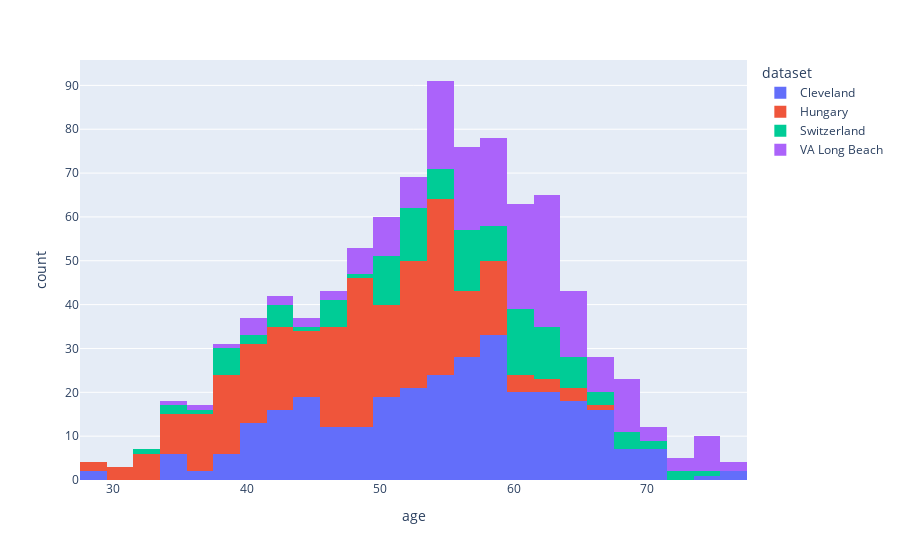

Notebook code for this chart:
### Code cell
#make a age culnm by plotly and colour it by dataset column

plt.figure(figsize=(8,5))
fig = px.histogram(df,x="age",color="dataset")
fig.show()

# print the mean, median and mode of age column grouped by dataset columnv
print("mean of dataset :",df.groupby("dataset")["age"].mean())
print('-----------------------------------------------')
print("median of dataset :",df.groupby("dataset")["age"].median())
print('-----------------------------------------------')
print("mode of dataset :",df.groupby("dataset")["age"].agg(pd.Series.mode))

### Figure 1 — Plotly figure (JSON) as saved in the notebook; plotly's stock layout.template omitted (floating-point values rounded to 4 significant figures; data arrays with more than 128 entries replaced by an {"elided": "..."} marker saying what was removed)
{"data": [{"alignmentgroup": "True", "bingroup": "x", "hovertemplate": "dataset=Cleveland<br>age=%{x}<br>count=%{y}<extra></extra>", "legendgroup": "Cleveland", "marker": {"color": "#636efa", "pattern": {"shape": ""}}, "name": "Cleveland", "offsetgroup": "Cleveland", "orientation": "v", "showlegend": true, "type": "histogram", "x": {"elided": "304 int values"}, "xaxis": "x", "yaxis": "y"}, {"alignmentgroup": "True", "bingroup": "x", "hovertemplate": "dataset=Hungary<br>age=%{x}<br>count=%{y}<extra></extra>", "legendgroup": "Hungary", "marker": {"color": "#EF553B", "pattern": {"shape": ""}}, "name": "Hungary", "offsetgroup": "Hungary", "orientation": "v", "showlegend": true, "type": "histogram", "x": {"elided": "293 int values"}, "xaxis": "x", "yaxis": "y"}, {"alignmentgroup": "True", "bingroup": "x", "hovertemplate": "dataset=Switzerland<br>age=%{x}<br>count=%{y}<extra></extra>", "legendgroup": "Switzerland", "marker": {"color": "#00cc96", "pattern": {"shape": ""}}, "name": "Switzerland", "offsetgroup": "Switzerland", "orientation": "v", "showlegend": true, "type": "histogram", "x": [32, 34, 35, 36, 38, 38, 38, 38, 38, 38, 40, 41, 42, 42, 43, 43, 43, 45, 46, 46, 47, 47, 47, 47, 48, 50, 50, 50, 50, 51, 51, 51, 51, 51, 51, 51, 52, 52, 52, 52, 53, 53, 53, 53, 53, 53, 53, 53, 54, 54, 54, 55, 55, 55, 55, 56, 56, 56, 56, 56, 56, 56, 56, 57, 57, 57, 57, 57, 57, 58, 58, 58, 59, 59, 59, 59, 59, 60, 60, 60, 60, 60, 60, 61, 61, 61, 61, 61, 61, 61, 61, 61, 62, 62, 62, 62, 62, 62, 62, 63, 63, 63, 63, 63, 64, 64, 64, 65, 65, 65, 65, 66, 66, 67, 68, 68, 69, 69, 70, 70, 72, 73, 74], "xaxis": "x", "yaxis": "y"}, {"alignmentgroup": "True", "bingroup": "x", "hovertemplate": "dataset=VA Long Beach<br>age=%{x}<br>count=%{y}<extra></extra>", "legendgroup": "VA Long Beach", "marker": {"color": "#ab63fa", "pattern": {"shape": ""}}, "name": "VA Long Beach", "offsetgroup": "VA Long Beach", "orientation": "v", "showlegend": true, "type": "histogram", "x": {"elided": "199 int values"}, "xaxis": "x", "yaxis": "y"}], "layout": {"barmode": "relative", "legend": {"title": {"text": "dataset"}, "tracegroupgap": 0}, "margin": {"t": 60}, "xaxis": {"anchor": "y", "domain": [0, 1], "title": {"text": "age"}}, "yaxis": {"anchor": "x", "domain": [0, 1], "title": {"text": "count"}}}}
